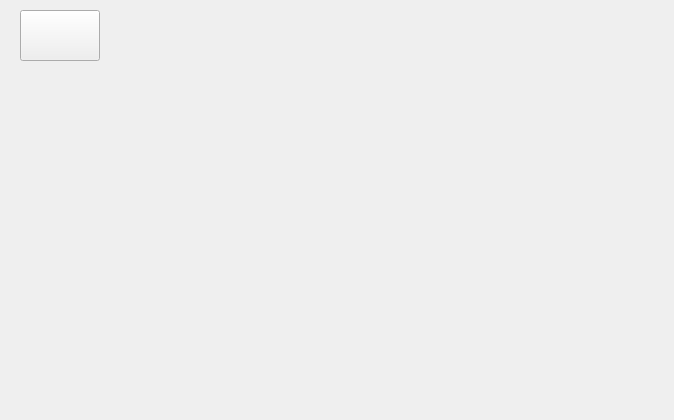
<?xml version="1.0" encoding="UTF-8"?>
<ui version="4.0">
 <class>helpwindow</class>
 <widget class="QWidget" name="helpwindow">
  <property name="geometry">
   <rect>
    <x>0</x>
    <y>0</y>
    <width>674</width>
    <height>420</height>
   </rect>
  </property>
  <property name="windowTitle">
   <string>help</string>
  </property>
  <widget class="QPushButton" name="back">
   <property name="geometry">
    <rect>
     <x>20</x>
     <y>10</y>
     <width>80</width>
     <height>51</height>
    </rect>
   </property>
   <property name="styleSheet">
    <string notr="true">border-image: url(:/resource/images/back.png);</string>
   </property>
   <property name="text">
    <string/>
   </property>
  </widget>
 </widget>
 <resources/>
 <connections/>
</ui>
